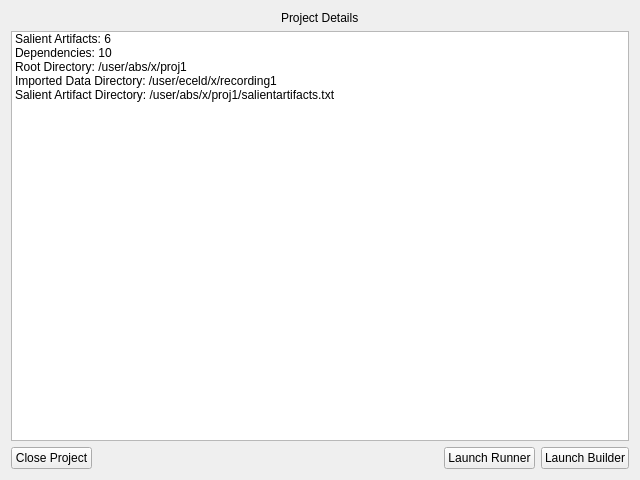
<?xml version="1.0" encoding="UTF-8"?>
<ui version="4.0">
 <class>Widget</class>
 <widget class="QWidget" name="Widget">
  <property name="geometry">
   <rect>
    <x>0</x>
    <y>0</y>
    <width>640</width>
    <height>480</height>
   </rect>
  </property>
  <property name="sizePolicy">
   <sizepolicy hsizetype="MinimumExpanding" vsizetype="MinimumExpanding">
    <horstretch>0</horstretch>
    <verstretch>0</verstretch>
   </sizepolicy>
  </property>
  <property name="minimumSize">
   <size>
    <width>640</width>
    <height>480</height>
   </size>
  </property>
  <property name="windowTitle">
   <string>Widget</string>
  </property>
  <layout class="QVBoxLayout" name="verticalLayout" stretch="0,1,0">
   <property name="sizeConstraint">
    <enum>QLayout::SetDefaultConstraint</enum>
   </property>
   <item alignment="Qt::AlignHCenter|Qt::AlignVCenter">
    <widget class="QLabel" name="project_label">
     <property name="text">
      <string>Project Details</string>
     </property>
    </widget>
   </item>
   <item>
    <widget class="QListWidget" name="project_info">
     <property name="sizePolicy">
      <sizepolicy hsizetype="Expanding" vsizetype="Preferred">
       <horstretch>0</horstretch>
       <verstretch>0</verstretch>
      </sizepolicy>
     </property>
     <property name="minimumSize">
      <size>
       <width>0</width>
       <height>0</height>
      </size>
     </property>
     <item>
      <property name="text">
       <string>Salient Artifacts: 6</string>
      </property>
     </item>
     <item>
      <property name="text">
       <string>Dependencies: 10</string>
      </property>
     </item>
     <item>
      <property name="text">
       <string>Root Directory: /user/abs/x/proj1</string>
      </property>
     </item>
     <item>
      <property name="text">
       <string>Imported Data Directory: /user/eceld/x/recording1</string>
      </property>
     </item>
     <item>
      <property name="text">
       <string>Salient Artifact Directory: /user/abs/x/proj1/salientartifacts.txt</string>
      </property>
     </item>
     <item>
      <property name="text">
       <string/>
      </property>
     </item>
    </widget>
   </item>
   <item>
    <layout class="QHBoxLayout" name="horizontalLayout" stretch="1,0,0">
     <property name="spacing">
      <number>-1</number>
     </property>
     <item alignment="Qt::AlignLeft">
      <widget class="QPushButton" name="close_button">
       <property name="sizePolicy">
        <sizepolicy hsizetype="Fixed" vsizetype="Fixed">
         <horstretch>0</horstretch>
         <verstretch>0</verstretch>
        </sizepolicy>
       </property>
       <property name="text">
        <string>Close Project</string>
       </property>
       <property name="default">
        <bool>false</bool>
       </property>
      </widget>
     </item>
     <item alignment="Qt::AlignHCenter">
      <widget class="QPushButton" name="runner_button">
       <property name="sizePolicy">
        <sizepolicy hsizetype="Fixed" vsizetype="Fixed">
         <horstretch>0</horstretch>
         <verstretch>0</verstretch>
        </sizepolicy>
       </property>
       <property name="text">
        <string>Launch Runner</string>
       </property>
      </widget>
     </item>
     <item alignment="Qt::AlignRight|Qt::AlignVCenter">
      <widget class="QPushButton" name="launch_builder">
       <property name="sizePolicy">
        <sizepolicy hsizetype="Fixed" vsizetype="Fixed">
         <horstretch>0</horstretch>
         <verstretch>0</verstretch>
        </sizepolicy>
       </property>
       <property name="text">
        <string>Launch Builder</string>
       </property>
       <property name="default">
        <bool>false</bool>
       </property>
      </widget>
     </item>
    </layout>
   </item>
  </layout>
 </widget>
 <resources/>
 <connections/>
</ui>
